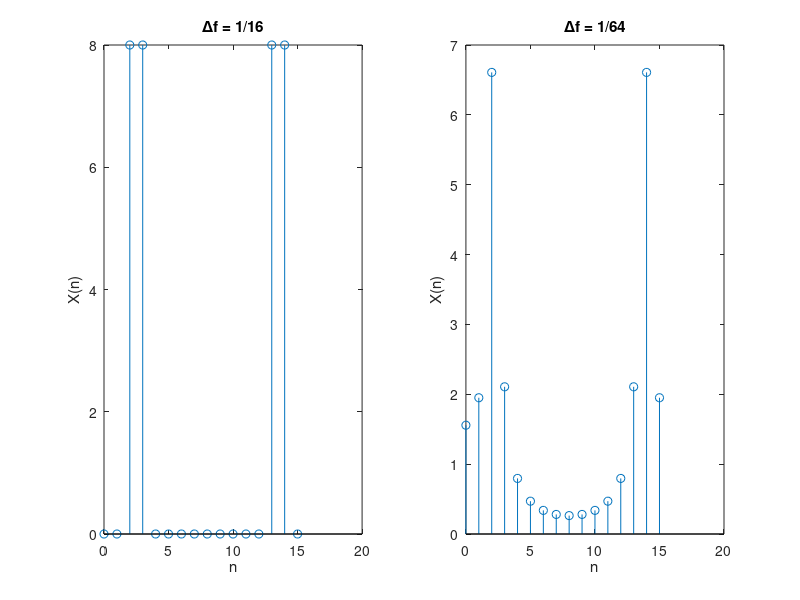
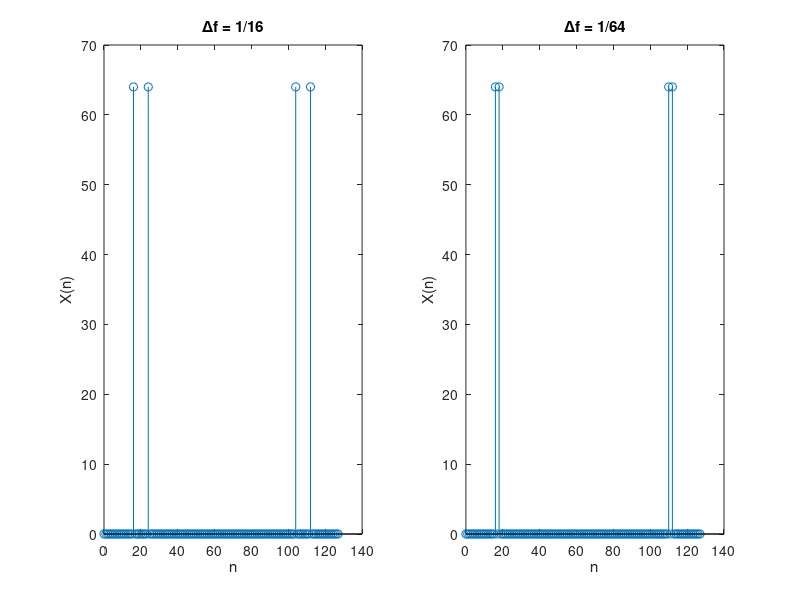

MATLAB code for these plots, in order:
n=0:1:15;
figure;
x1n=sin(2*pi*0.125*n)+cos(2*pi*(0.125+1/16)*n);
xk1=fft(x1n);xk1=abs(xk1);
subplot(1,2,1);stem(n,xk1);
xlabel('n');ylabel('X(n)');title('∆f = 1/16');
x2n=sin(2*pi*0.125*n)+cos(2*pi*(0.125+1/64)*n);
xk2=fft(x2n);xk2=abs(xk2);
subplot(1,2,2);stem(n,xk2);
xlabel('n');ylabel('X(n)');title('∆f = 1/64');

n=0:1:127;
figure;
x1n=sin(2*pi*0.125*n)+cos(2*pi*(0.125+1/16)*n);
xk1=fft(x1n);xk1=abs(xk1);
subplot(1,2,1);stem(n,xk1);
xlabel('n');ylabel('X(n)');title('∆f = 1/16');
x2n=sin(2*pi*0.125*n)+cos(2*pi*(0.125+1/64)*n);
xk2=fft(x2n);xk2=abs(xk2);
subplot(1,2,2);stem(n,xk2);
xlabel('n');ylabel('X(n)');title('∆f = 1/64');